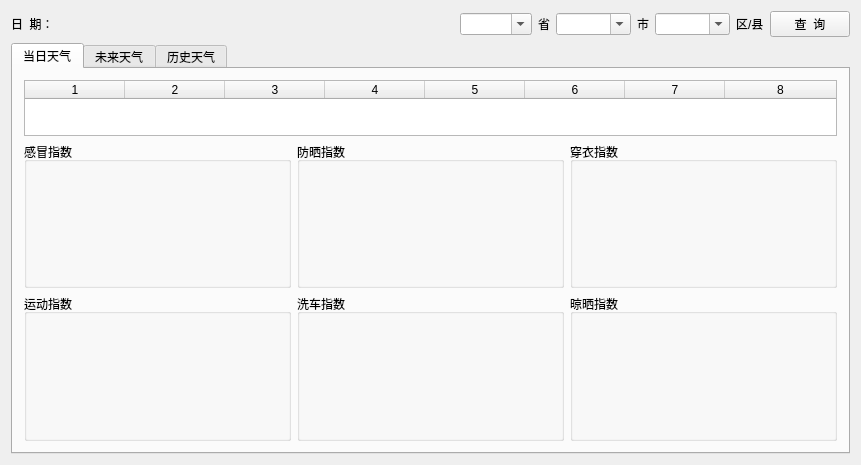
<?xml version="1.0" encoding="UTF-8"?>
<ui version="4.0">
 <class>Widget</class>
 <widget class="QWidget" name="Widget">
  <property name="geometry">
   <rect>
    <x>0</x>
    <y>0</y>
    <width>861</width>
    <height>465</height>
   </rect>
  </property>
  <property name="minimumSize">
   <size>
    <width>861</width>
    <height>465</height>
   </size>
  </property>
  <property name="windowTitle">
   <string>天气查询</string>
  </property>
  <layout class="QHBoxLayout" name="horizontalLayout_11">
   <item>
    <layout class="QVBoxLayout" name="verticalLayout_7">
     <item>
      <layout class="QHBoxLayout" name="horizontalLayout">
       <item>
        <widget class="QLabel" name="label">
         <property name="text">
          <string>日  期：</string>
         </property>
        </widget>
       </item>
       <item>
        <widget class="QLabel" name="label_dateTime">
         <property name="minimumSize">
          <size>
           <width>90</width>
           <height>0</height>
          </size>
         </property>
        </widget>
       </item>
       <item>
        <spacer name="horizontalSpacer">
         <property name="orientation">
          <enum>Qt::Horizontal</enum>
         </property>
         <property name="sizeHint" stdset="0">
          <size>
           <width>40</width>
           <height>20</height>
          </size>
         </property>
        </spacer>
       </item>
       <item>
        <widget class="QComboBox" name="cBox_province">
         <property name="minimumSize">
          <size>
           <width>69</width>
           <height>0</height>
          </size>
         </property>
         <property name="editable">
          <bool>true</bool>
         </property>
        </widget>
       </item>
       <item>
        <widget class="QLabel" name="label_2">
         <property name="text">
          <string>省</string>
         </property>
        </widget>
       </item>
       <item>
        <widget class="QComboBox" name="cBox_city">
         <property name="minimumSize">
          <size>
           <width>75</width>
           <height>0</height>
          </size>
         </property>
         <property name="editable">
          <bool>true</bool>
         </property>
        </widget>
       </item>
       <item>
        <widget class="QLabel" name="label_3">
         <property name="text">
          <string>市</string>
         </property>
        </widget>
       </item>
       <item>
        <widget class="QComboBox" name="cBox_area">
         <property name="minimumSize">
          <size>
           <width>75</width>
           <height>0</height>
          </size>
         </property>
         <property name="editable">
          <bool>true</bool>
         </property>
        </widget>
       </item>
       <item>
        <widget class="QLabel" name="label_4">
         <property name="text">
          <string>区/县</string>
         </property>
        </widget>
       </item>
       <item>
        <widget class="QPushButton" name="btn_refresh">
         <property name="text">
          <string>查  询</string>
         </property>
        </widget>
       </item>
      </layout>
     </item>
     <item>
      <widget class="QTabWidget" name="tabWidget">
       <property name="currentIndex">
        <number>0</number>
       </property>
       <widget class="QWidget" name="tab">
        <attribute name="title">
         <string>当日天气</string>
        </attribute>
        <layout class="QHBoxLayout" name="horizontalLayout_10">
         <item>
          <layout class="QGridLayout" name="gridLayout">
           <item row="0" column="0" colspan="3">
            <widget class="QTableWidget" name="tableWidget">
             <property name="maximumSize">
              <size>
               <width>16777215</width>
               <height>56</height>
              </size>
             </property>
             <property name="columnCount">
              <number>8</number>
             </property>
             <attribute name="horizontalHeaderStretchLastSection">
              <bool>true</bool>
             </attribute>
             <attribute name="verticalHeaderVisible">
              <bool>false</bool>
             </attribute>
             <column/>
             <column/>
             <column/>
             <column/>
             <column/>
             <column/>
             <column/>
             <column/>
            </widget>
           </item>
           <item row="1" column="0">
            <widget class="QGroupBox" name="groupBox_1">
             <property name="title">
              <string>感冒指数</string>
             </property>
             <layout class="QHBoxLayout" name="horizontalLayout_7">
              <item>
               <layout class="QVBoxLayout" name="verticalLayout_6">
                <item>
                 <widget class="QLabel" name="label1_1">
                  <property name="minimumSize">
                   <size>
                    <width>207</width>
                    <height>55</height>
                   </size>
                  </property>
                  <property name="maximumSize">
                   <size>
                    <width>207</width>
                    <height>55</height>
                   </size>
                  </property>
                  <property name="wordWrap">
                   <bool>true</bool>
                  </property>
                 </widget>
                </item>
                <item>
                 <widget class="QLabel" name="label1_2">
                  <property name="minimumSize">
                   <size>
                    <width>207</width>
                    <height>55</height>
                   </size>
                  </property>
                  <property name="maximumSize">
                   <size>
                    <width>207</width>
                    <height>55</height>
                   </size>
                  </property>
                  <property name="wordWrap">
                   <bool>true</bool>
                  </property>
                 </widget>
                </item>
               </layout>
              </item>
             </layout>
            </widget>
           </item>
           <item row="1" column="1">
            <widget class="QGroupBox" name="groupBox_2">
             <property name="title">
              <string>防晒指数</string>
             </property>
             <layout class="QHBoxLayout" name="horizontalLayout_8">
              <item>
               <layout class="QVBoxLayout" name="verticalLayout_4">
                <item>
                 <widget class="QLabel" name="label2_1">
                  <property name="minimumSize">
                   <size>
                    <width>206</width>
                    <height>55</height>
                   </size>
                  </property>
                  <property name="maximumSize">
                   <size>
                    <width>206</width>
                    <height>55</height>
                   </size>
                  </property>
                  <property name="wordWrap">
                   <bool>true</bool>
                  </property>
                 </widget>
                </item>
                <item>
                 <widget class="QLabel" name="label2_2">
                  <property name="minimumSize">
                   <size>
                    <width>206</width>
                    <height>55</height>
                   </size>
                  </property>
                  <property name="maximumSize">
                   <size>
                    <width>206</width>
                    <height>55</height>
                   </size>
                  </property>
                  <property name="wordWrap">
                   <bool>true</bool>
                  </property>
                 </widget>
                </item>
               </layout>
              </item>
             </layout>
            </widget>
           </item>
           <item row="1" column="2">
            <widget class="QGroupBox" name="groupBox_3">
             <property name="title">
              <string>穿衣指数</string>
             </property>
             <layout class="QHBoxLayout" name="horizontalLayout_9">
              <item>
               <layout class="QVBoxLayout" name="verticalLayout_5">
                <item>
                 <widget class="QLabel" name="label3_1">
                  <property name="minimumSize">
                   <size>
                    <width>207</width>
                    <height>55</height>
                   </size>
                  </property>
                  <property name="maximumSize">
                   <size>
                    <width>207</width>
                    <height>55</height>
                   </size>
                  </property>
                  <property name="wordWrap">
                   <bool>true</bool>
                  </property>
                 </widget>
                </item>
                <item>
                 <widget class="QLabel" name="label3_2">
                  <property name="minimumSize">
                   <size>
                    <width>207</width>
                    <height>55</height>
                   </size>
                  </property>
                  <property name="maximumSize">
                   <size>
                    <width>207</width>
                    <height>55</height>
                   </size>
                  </property>
                  <property name="wordWrap">
                   <bool>true</bool>
                  </property>
                 </widget>
                </item>
               </layout>
              </item>
             </layout>
            </widget>
           </item>
           <item row="2" column="0">
            <widget class="QGroupBox" name="groupBox_4">
             <property name="title">
              <string>运动指数</string>
             </property>
             <layout class="QHBoxLayout" name="horizontalLayout_6">
              <item>
               <layout class="QVBoxLayout" name="verticalLayout_3">
                <item>
                 <widget class="QLabel" name="label4_1">
                  <property name="minimumSize">
                   <size>
                    <width>207</width>
                    <height>55</height>
                   </size>
                  </property>
                  <property name="maximumSize">
                   <size>
                    <width>207</width>
                    <height>55</height>
                   </size>
                  </property>
                  <property name="wordWrap">
                   <bool>true</bool>
                  </property>
                 </widget>
                </item>
                <item>
                 <widget class="QLabel" name="label4_2">
                  <property name="minimumSize">
                   <size>
                    <width>207</width>
                    <height>55</height>
                   </size>
                  </property>
                  <property name="maximumSize">
                   <size>
                    <width>207</width>
                    <height>55</height>
                   </size>
                  </property>
                  <property name="wordWrap">
                   <bool>true</bool>
                  </property>
                 </widget>
                </item>
               </layout>
              </item>
             </layout>
            </widget>
           </item>
           <item row="2" column="1">
            <widget class="QGroupBox" name="groupBox_5">
             <property name="title">
              <string>洗车指数</string>
             </property>
             <layout class="QHBoxLayout" name="horizontalLayout_3">
              <item>
               <layout class="QVBoxLayout" name="verticalLayout_2">
                <item>
                 <widget class="QLabel" name="label5_1">
                  <property name="minimumSize">
                   <size>
                    <width>206</width>
                    <height>55</height>
                   </size>
                  </property>
                  <property name="maximumSize">
                   <size>
                    <width>206</width>
                    <height>55</height>
                   </size>
                  </property>
                  <property name="wordWrap">
                   <bool>true</bool>
                  </property>
                 </widget>
                </item>
                <item>
                 <widget class="QLabel" name="label5_2">
                  <property name="minimumSize">
                   <size>
                    <width>206</width>
                    <height>55</height>
                   </size>
                  </property>
                  <property name="maximumSize">
                   <size>
                    <width>206</width>
                    <height>55</height>
                   </size>
                  </property>
                  <property name="wordWrap">
                   <bool>true</bool>
                  </property>
                 </widget>
                </item>
               </layout>
              </item>
             </layout>
            </widget>
           </item>
           <item row="2" column="2">
            <widget class="QGroupBox" name="groupBox_6">
             <property name="title">
              <string>晾晒指数</string>
             </property>
             <layout class="QHBoxLayout" name="horizontalLayout_2">
              <item>
               <layout class="QVBoxLayout" name="verticalLayout">
                <item>
                 <widget class="QLabel" name="label6_1">
                  <property name="minimumSize">
                   <size>
                    <width>207</width>
                    <height>55</height>
                   </size>
                  </property>
                  <property name="maximumSize">
                   <size>
                    <width>207</width>
                    <height>55</height>
                   </size>
                  </property>
                  <property name="wordWrap">
                   <bool>true</bool>
                  </property>
                 </widget>
                </item>
                <item>
                 <widget class="QLabel" name="label6_2">
                  <property name="minimumSize">
                   <size>
                    <width>207</width>
                    <height>55</height>
                   </size>
                  </property>
                  <property name="maximumSize">
                   <size>
                    <width>207</width>
                    <height>55</height>
                   </size>
                  </property>
                  <property name="wordWrap">
                   <bool>true</bool>
                  </property>
                 </widget>
                </item>
               </layout>
              </item>
             </layout>
            </widget>
           </item>
          </layout>
         </item>
        </layout>
       </widget>
       <widget class="QWidget" name="tab_3">
        <attribute name="title">
         <string>未来天气</string>
        </attribute>
        <layout class="QHBoxLayout" name="horizontalLayout_4">
         <item>
          <widget class="QTableWidget" name="tableWidget_forecast">
           <property name="columnCount">
            <number>7</number>
           </property>
           <attribute name="horizontalHeaderStretchLastSection">
            <bool>true</bool>
           </attribute>
           <attribute name="verticalHeaderVisible">
            <bool>false</bool>
           </attribute>
           <column/>
           <column/>
           <column/>
           <column/>
           <column/>
           <column/>
           <column/>
          </widget>
         </item>
        </layout>
       </widget>
       <widget class="QWidget" name="tab_2">
        <attribute name="title">
         <string>历史天气</string>
        </attribute>
        <layout class="QHBoxLayout" name="horizontalLayout_5">
         <item>
          <widget class="QTableWidget" name="tableWidget_history">
           <property name="columnCount">
            <number>8</number>
           </property>
           <attribute name="horizontalHeaderStretchLastSection">
            <bool>true</bool>
           </attribute>
           <attribute name="verticalHeaderVisible">
            <bool>false</bool>
           </attribute>
           <column/>
           <column/>
           <column/>
           <column/>
           <column/>
           <column/>
           <column/>
           <column/>
          </widget>
         </item>
        </layout>
       </widget>
      </widget>
     </item>
    </layout>
   </item>
  </layout>
 </widget>
 <layoutdefault spacing="6" margin="11"/>
 <resources/>
 <connections/>
</ui>
